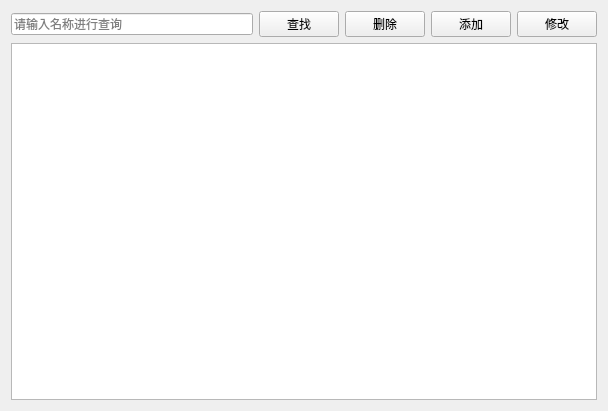
<?xml version="1.0" encoding="UTF-8"?>
<ui version="4.0">
 <class>DepartmentView</class>
 <widget class="QWidget" name="DepartmentView">
  <property name="geometry">
   <rect>
    <x>0</x>
    <y>0</y>
    <width>608</width>
    <height>411</height>
   </rect>
  </property>
  <property name="windowTitle">
   <string>科室管理</string>
  </property>
  <layout class="QHBoxLayout" name="horizontalLayout">
   <item>
    <layout class="QVBoxLayout" name="verticalLayout">
     <item>
      <layout class="QHBoxLayout" name="horizontalLayout_3">
       <item>
        <widget class="QLineEdit" name="txtSearch">
         <property name="placeholderText">
          <string>请输入名称进行查询</string>
         </property>
        </widget>
       </item>
       <item>
        <widget class="QPushButton" name="btSearch">
         <property name="text">
          <string>查找</string>
         </property>
         <property name="icon">
          <iconset resource="res.qrc">
           <normaloff>:/img/search.png</normaloff>:/img/search.png</iconset>
         </property>
        </widget>
       </item>
       <item>
        <widget class="QPushButton" name="btDelete">
         <property name="text">
          <string>删除</string>
         </property>
         <property name="icon">
          <iconset resource="res.qrc">
           <normaloff>:/img/del.png</normaloff>:/img/del.png</iconset>
         </property>
        </widget>
       </item>
       <item>
        <widget class="QPushButton" name="btAdd">
         <property name="text">
          <string>添加</string>
         </property>
         <property name="icon">
          <iconset resource="res.qrc">
           <normaloff>:/img/new.png</normaloff>:/img/new.png</iconset>
         </property>
        </widget>
       </item>
       <item>
        <widget class="QPushButton" name="btEdit">
         <property name="text">
          <string>修改</string>
         </property>
         <property name="icon">
          <iconset resource="res.qrc">
           <normaloff>:/img/edit.png</normaloff>:/img/edit.png</iconset>
         </property>
        </widget>
       </item>
      </layout>
     </item>
     <item>
      <widget class="QTableView" name="tableView"/>
     </item>
    </layout>
   </item>
  </layout>
 </widget>
 <resources>
  <include location="res.qrc"/>
 </resources>
 <connections/>
</ui>
